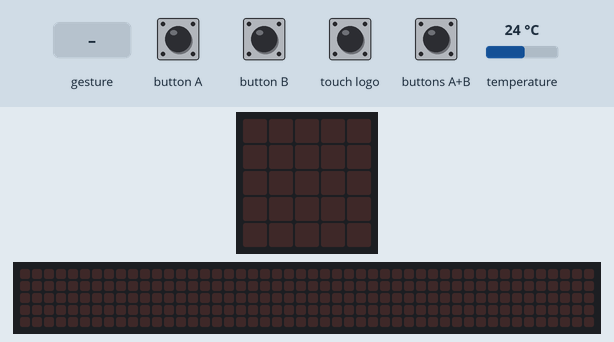
Recording of a program running on a simulated BBC micro:bit (MakeCode). Parts: the board's 5×5 LED display, a strip that is not on the board, showing the scrolling text unrolled. The inputs (shaded band) are chosen by the test bench; at power-on: temperature 24 °C. Random numbers come from a fixed seed; the 48×5 strip is a reading aid, not a part: it shows the text the display is scrolling, unrolled, one strip-width of it at a time.

Above: at 1.2 s.
1.3 s: touch logo pressed for 0.15 s
At 4.0 s:
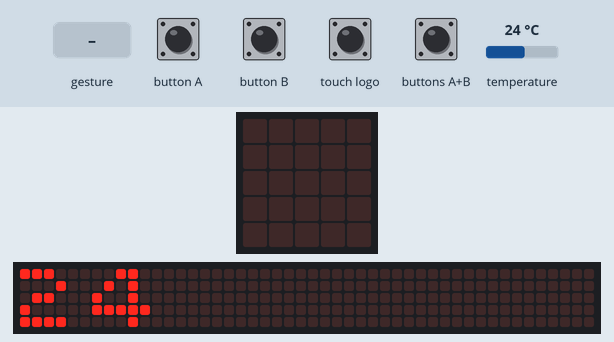
4.3 s: buttons A+B pressed for 0.15 s
At 4.52 s:
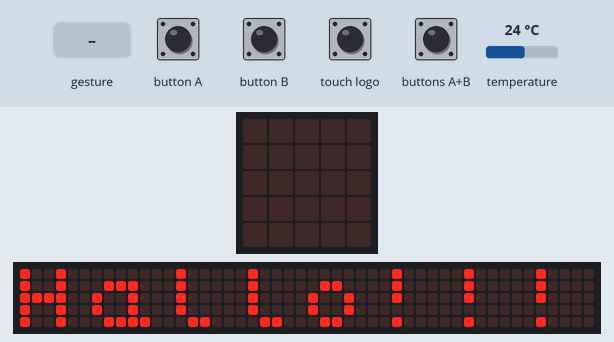
7.3 s: sound turns loud
At 7.52 s:
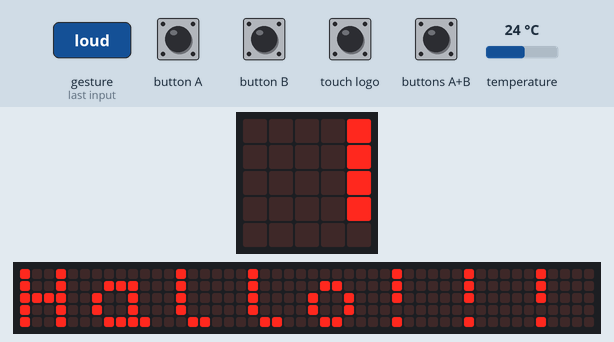
10.3 s: button A pressed for 0.15 s
At 13.2 s:
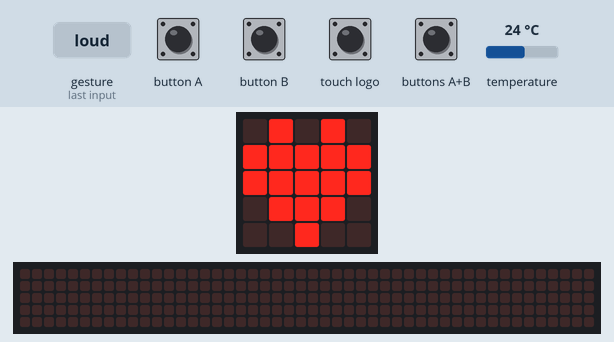
13.4 s: button B pressed for 0.15 s
At 14.0 s:
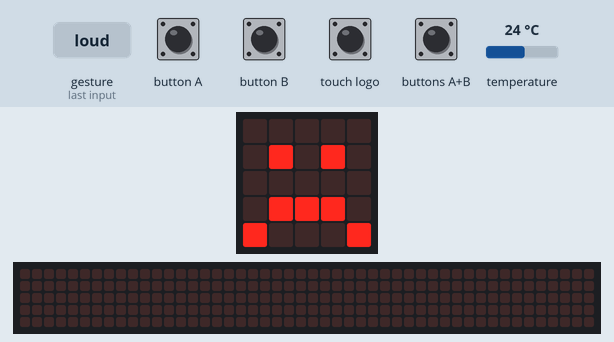
15.0 s: buttons A+B pressed for 1 s
At 16.07 s:
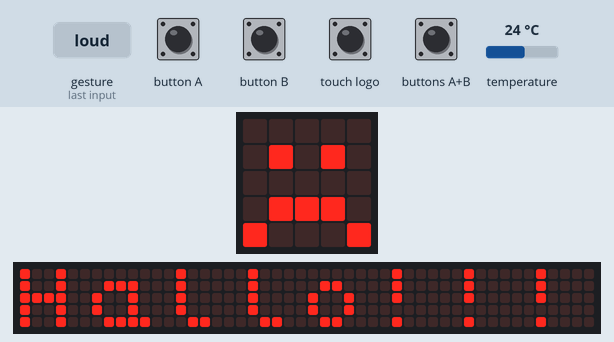

The program:

main.ts
```typescript
input.onLogoEvent(TouchButtonEvent.Pressed, function () {
    basic.showNumber(input.temperature())
})
input.onSound(DetectedSound.Loud, function () {
    basic.clearScreen()
})
input.onButtonPressed(Button.A, function () {
    basic.showIcon(IconNames.Heart)
})
input.onGesture(Gesture.TiltLeft, function () {
    for (let index = 0; index < 3; index++) {
        music.play(music.stringPlayable("C5 B A G F E D C ", 120), music.PlaybackMode.UntilDone)
    }
})
input.onGesture(Gesture.Shake, function () {
    basic.showNumber(randint(1, 6))
})
input.onButtonPressed(Button.AB, function () {
    basic.showString("Hallo!!!")
})
input.onButtonPressed(Button.B, function () {
    basic.showIcon(IconNames.Sad)
})
```

test.ts
```typescript
// Hier kann man Tests durchführen; diese Datei wird nicht kompiliert, wenn dieses Paket als Erweiterung verwendet wird.
```

Measured:
- after the input at 1.3 s, the display: changes after 0.15 s (image 1)
- after the input at 4.3 s, the display: changes after 0.15 s (image 2)
- after the input at 13.4 s, the display: changes after 0.15 s (image 5)
- after the input at 15.0 s, the display: changes after 1.0 s (image 6)
